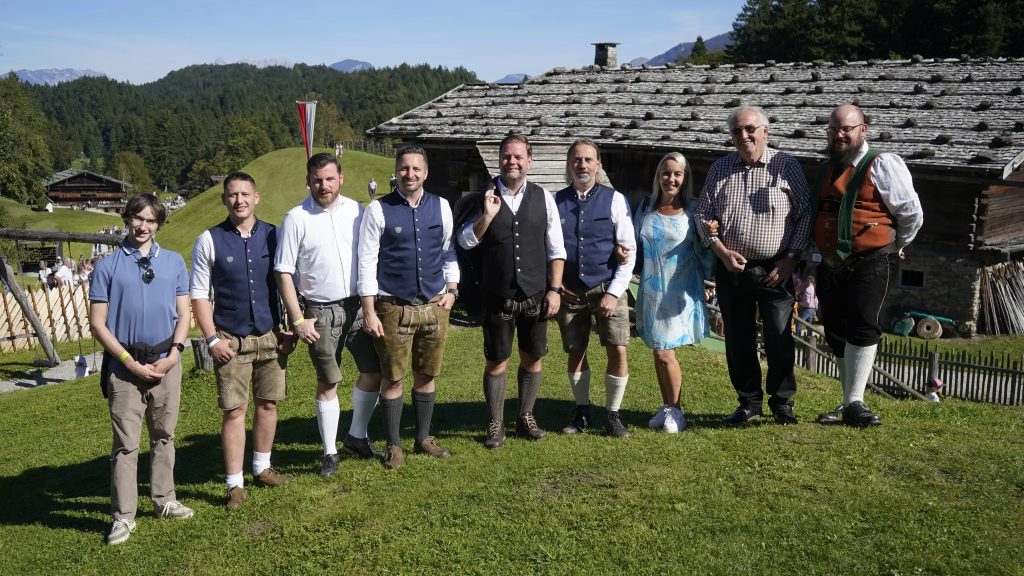
#> input picture assets/img/galerie/fpoe-bezirk-kufstein-landtagsliste-2027.png, 2048 x 1152 px (shown at 1/2 size)
$ python bilder-optimieren.py
#> lines starting #> are read from the running program, lines starting #| are printed output that depends on the picture
#!/usr/bin/env python3
# ═══════════════════════════════════════════════════════════════════════════
#  bilder-optimieren.py – Galerie-Fotos fürs Web aufbereiten
#
#  Läuft automatisch im Build-Workflow (.github/workflows/deploy.yml) vor
#  Jekyll. Lokal nur nötig, wenn du die Galerie in der Vorschau sehen willst:
#      python3 -m pip install -r tools/requirements.txt   (einmalig)
#      python3 tools/bilder-optimieren.py
#
#  Was passiert:
#    Für jedes Foto in  assets/img/galerie/  entstehen in
#    assets/img/galerie-web/  (nicht im Repository, siehe .gitignore):
#      <name>-klein.webp / .jpg   Vorschaubild fürs Raster (kurze Seite 600 px)
#      <name>-gross.webp / .jpg   Großansicht (lange Seite max. 2000 px)
#      <name>-og.jpg              Vorschaubild für Social Media (1200 × 630)
#    Dabei wird das Foto richtig gedreht und ALLE Metadaten (Kamera,
#    Aufnahmezeit, GPS-Standort …) werden entfernt.
#    Zusätzlich: _data/galerie_web.json mit den Abmessungen (gegen
#    "springende" Seiten beim Laden) – liest _plugins/galerie.rb.
#
#  Die Originale werden nie verändert und nie veröffentlicht.
# ═══════════════════════════════════════════════════════════════════════════

import json
import os
import sys
from pathlib import Path

try:
    from PIL import Image, ImageOps
except ImportError:
    sys.exit("Pillow fehlt – einmalig installieren: python3 -m pip install -r tools/requirements.txt")

WURZEL = Path(__file__).resolve().parent.parent
QUELLE = WURZEL / "assets" / "img" / "galerie"
ZIEL = WURZEL / "assets" / "img" / "galerie-web"
DATEN = WURZEL / "_data" / "galerie_web.json"

ENDUNGEN = {".jpg", ".jpeg", ".png", ".webp"}
KLEIN_KURZE_SEITE = 600
GROSS_LANGE_SEITE = 2000
OG_GROESSE = (1200, 630)
QUALITAET_JPG = 82
QUALITAET_WEBP = 80
GPS_TAG = 0x8825


def github_warnung(text):
    print(f"Warnung: {text}")
    if os.environ.get("GITHUB_ACTIONS"):
        print(f"::warning title=Galerie::{text}")


def verkleinern(bild, breite, hoehe):
    if bild.width <= breite and bild.height <= hoehe:
        return bild.copy()
    kopie = bild.copy()
    kopie.thumbnail((breite, hoehe), Image.Resampling.LANCZOS)
    return kopie


def speichern(bild, pfad, icc):
    # Ohne exif=… speichert Pillow KEINE Metadaten – nur das Farbprofil bleibt
    if pfad.suffix == ".webp":
        bild.save(pfad, "WEBP", quality=QUALITAET_WEBP, method=6, icc_profile=icc)
    else:
        bild.save(pfad, "JPEG", quality=QUALITAET_JPG, optimize=True, progressive=True, icc_profile=icc)


def aktuell(quelle, ziele):
    return all(z.exists() and z.stat().st_mtime >= quelle.stat().st_mtime for z in ziele)


def verarbeiten(datei, manifest):
    name = datei.stem
    ziele = {
        "klein_webp": ZIEL / f"{name}-klein.webp",
        "klein_jpg": ZIEL / f"{name}-klein.jpg",
        "gross_webp": ZIEL / f"{name}-gross.webp",
        "gross_jpg": ZIEL / f"{name}-gross.jpg",
        "og": ZIEL / f"{name}-og.jpg",
    }

    with Image.open(datei) as original:
#> original is the input picture: PIL image 2048x1152 RGB; mean R, G, B 91.9, 95.9, 80.2
        if original.getexif().get(GPS_TAG):
            github_warnung(
                f"{datei.name} enthält GPS-Standortdaten. Auf der Website werden sie entfernt, "
                "im (öffentlichen) Repository steht das Original aber mit Standort. "
                "Siehe README 5.11 → Standort vor dem Hochladen entfernen."
            )

        if aktuell(datei, ziele.values()) and datei.name in manifest:
            return manifest[datei.name]

        icc = original.info.get("icc_profile")
        bild = ImageOps.exif_transpose(original)
        if bild.mode not in ("RGB", "L"):
            # Transparenz (PNG) auf Weiß legen – JPG kennt keine Transparenz
            hintergrund = Image.new("RGB", bild.size, (255, 255, 255))
            rgba = bild.convert("RGBA")
            hintergrund.paste(rgba, mask=rgba.getchannel("A"))
            bild = hintergrund
        elif bild.mode == "L":
            bild = bild.convert("RGB")

        gross = verkleinern(bild, GROSS_LANGE_SEITE, GROSS_LANGE_SEITE)
        faktor = KLEIN_KURZE_SEITE / min(bild.size)
#> faktor = 0.521
        klein = verkleinern(bild, round(bild.width * faktor), round(bild.height * faktor))
#> call 2 of verkleinern, with breite = 1067, hoehe = 600
#> in verkleinern (call 2), `kopie.thumbnail((breite, hoehe), Image.Resampling.LANCZOS)`:
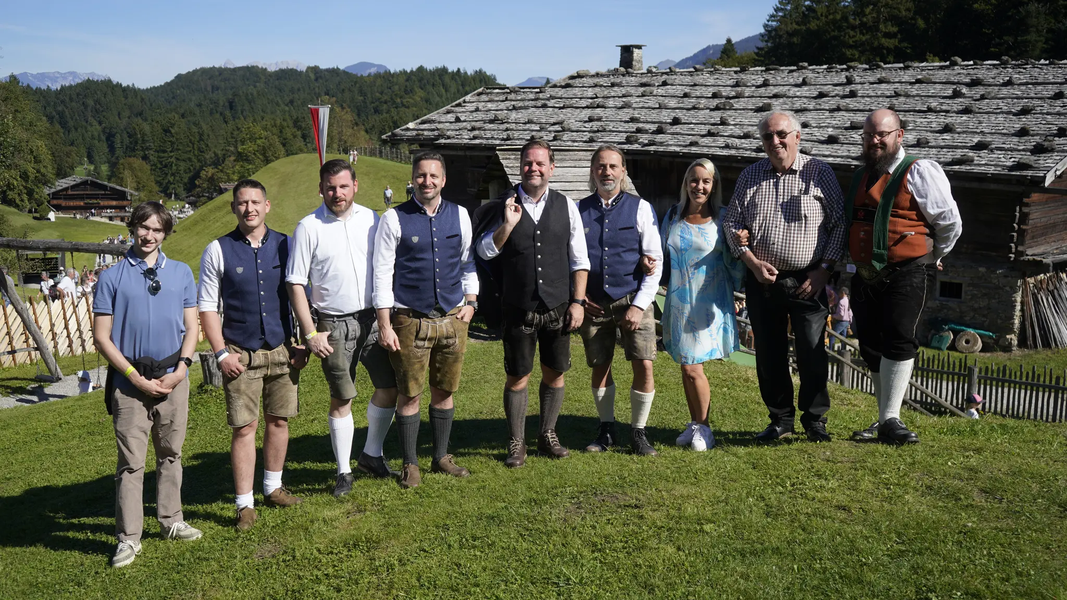
#> kopie: PIL image 1067x600 RGB; mean R, G, B 91.9, 95.9, 80.2
        og = ImageOps.fit(bild, OG_GROESSE, Image.Resampling.LANCZOS, centering=(0.5, 0.4))
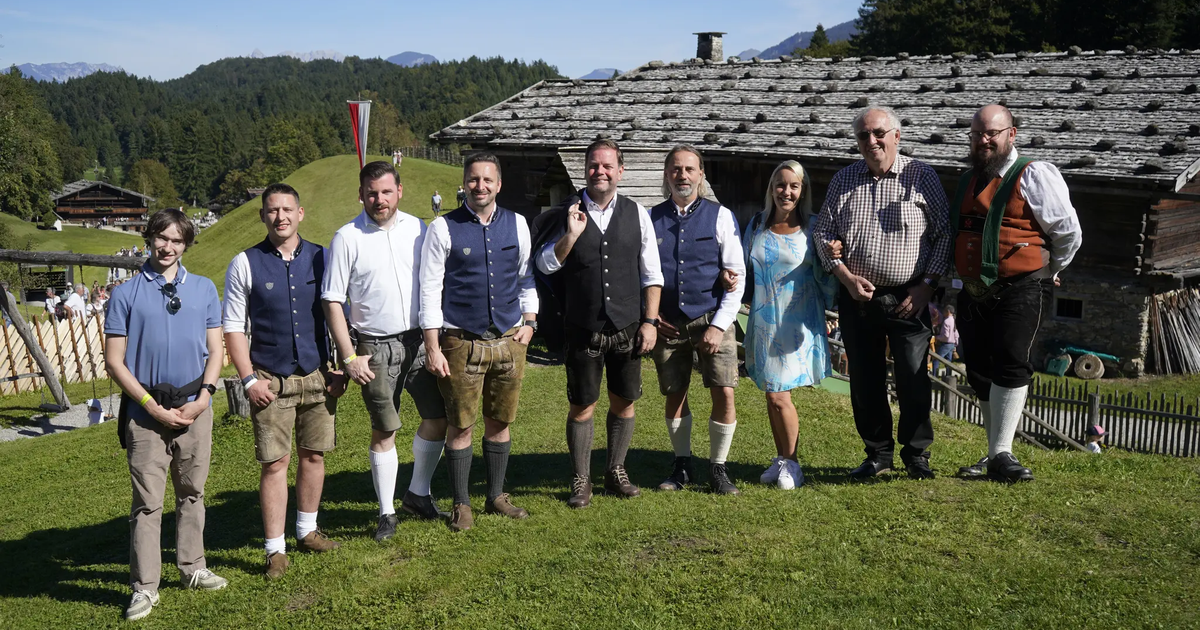
#> og: PIL image 1200x630 RGB; mean R, G, B 91.5, 94.6, 79.4

        for schluessel, variante in (("klein", klein), ("gross", gross)):
            speichern(variante, ziele[f"{schluessel}_webp"], icc)
            speichern(variante, ziele[f"{schluessel}_jpg"], icc)
#> this loop made 2 passes
#> schluessel on passes 1 to 2: 'klein', 'gross'
        speichern(og, ziele["og"], icc)

    print(f"  ✓ {datei.name}  →  {gross.width}×{gross.height}")
#|   ✓ fpoe-bezirk-kufstein-landtagsliste-2027.png  →  2000×1125
    return {
        "name": name,
        "breite": gross.width,
        "hoehe": gross.height,
        "klein_breite": klein.width,
        "klein_hoehe": klein.height,
    }


def main():
    ZIEL.mkdir(parents=True, exist_ok=True)
    try:
        alt = json.loads(DATEN.read_text(encoding="utf-8"))
    except (OSError, ValueError):
        alt = {}

    dateien = sorted(p for p in QUELLE.iterdir() if p.is_file() and p.suffix.lower() in ENDUNGEN) if QUELLE.exists() else []
    namen = {}
    manifest = {}
    for datei in dateien:
        if datei.stem in namen:
            github_warnung(f"{datei.name} und {namen[datei.stem]} haben denselben Namen – {datei.name} wird übersprungen.")
            continue
        namen[datei.stem] = datei.name
        try:
            manifest[datei.name] = verarbeiten(datei, alt)
        except OSError as fehler:
            github_warnung(f"{datei.name} konnte nicht gelesen werden ({fehler}).")

    # Übrig gebliebene Dateien gelöschter Fotos aufräumen
    gueltig = {f"{n}-{v}" for n in namen for v in ("klein.webp", "klein.jpg", "gross.webp", "gross.jpg", "og.jpg")}
    for alt_datei in ZIEL.iterdir():
        if alt_datei.name not in gueltig:
            alt_datei.unlink()

    DATEN.write_text(json.dumps(manifest, indent=2, ensure_ascii=False) + "\n", encoding="utf-8")
    print(f"Galerie: {len(manifest)} Foto(s) aufbereitet.")
#| Galerie: 1 Foto(s) aufbereitet.


if __name__ == "__main__":
    main()
